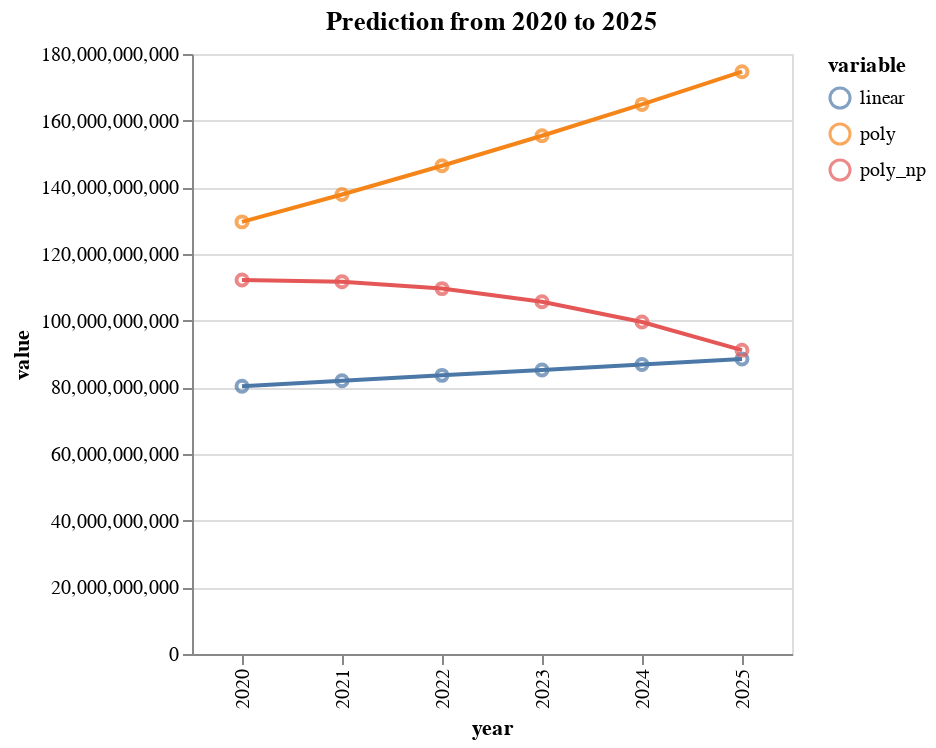

The notebook cell saved with this chart:
### Code cell
alt.Chart(df_predict.melt('year')).mark_point().encode(
    x='year',
    y='value',
    color='variable'
)+alt.Chart(df_predict.melt('year')).mark_line().encode(
    x='year',
    y='value',
    color='variable'
).properties(title='Prediction from 2020 to 2025',width=alt.Step(50))

### Figure 1 — Vega-Lite specification as saved in the notebook (floating-point values rounded to 4 significant figures)
{"config": {"view": {"continuousWidth": 400, "continuousHeight": 300}}, "layer": [{"data": {"name": "data-443ae50aaf4317b475ae73e9155e859d"}, "mark": "point", "encoding": {"color": {"type": "nominal", "field": "variable"}, "x": {"type": "nominal", "field": "year"}, "y": {"type": "quantitative", "field": "value"}}}, {"data": {"name": "data-443ae50aaf4317b475ae73e9155e859d"}, "mark": "line", "encoding": {"color": {"type": "nominal", "field": "variable"}, "x": {"type": "nominal", "field": "year"}, "y": {"type": "quantitative", "field": "value"}}, "title": "Prediction from 2020 to 2025", "width": {"step": 50}}], "$schema": "https://vega.github.io/schema/vega-lite/v4.8.1.json", "datasets": {"data-443ae50aaf4317b475ae73e9155e859d": [{"year": "2020", "variable": "linear", "value": 80330000000.0}, {"year": "2021", "variable": "linear", "value": 81960000000.0}, {"year": "2022", "variable": "linear", "value": 83590000000.0}, {"year": "2023", "variable": "linear", "value": 85220000000.0}, {"year": "2024", "variable": "linear", "value": 86850000000.0}, {"year": "2025", "variable": "linear", "value": 88480000000.0}, {"year": "2020", "variable": "poly", "value": 129600000000.0}, {"year": "2021", "variable": "poly", "value": 137900000000.0}, {"year": "2022", "variable": "poly", "value": 146500000000.0}, {"year": "2023", "variable": "poly", "value": 155500000000.0}, {"year": "2024", "variable": "poly", "value": 164900000000.0}, {"year": "2025", "variable": "poly", "value": 174700000000.0}, {"year": "2020", "variable": "poly_np", "value": 112200000000.0}, {"year": "2021", "variable": "poly_np", "value": 111700000000.0}, {"year": "2022", "variable": "poly_np", "value": 109600000000.0}, {"year": "2023", "variable": "poly_np", "value": 105700000000.0}, {"year": "2024", "variable": "poly_np", "value": 99610000000.0}, {"year": "2025", "variable": "poly_np", "value": 91140000000.0}]}}
